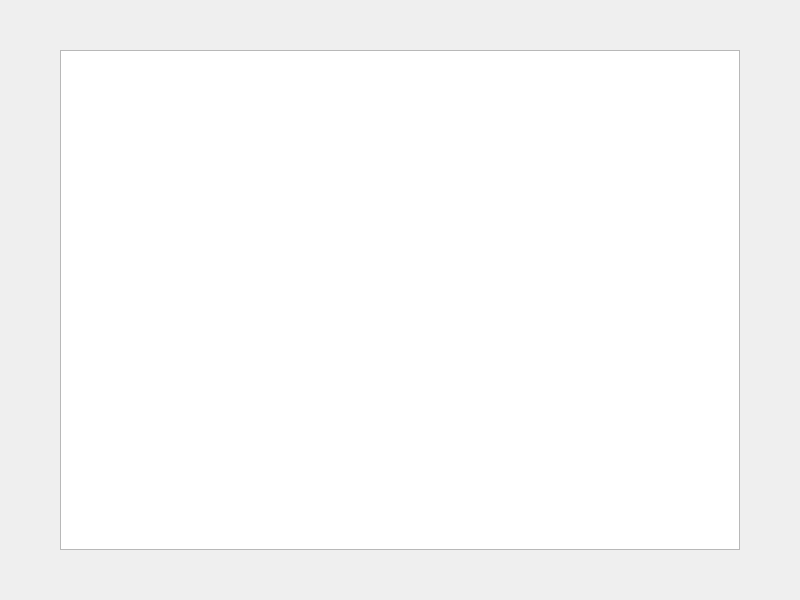
<?xml version="1.0" encoding="UTF-8"?>
<ui version="4.0">
 <class>Form</class>
 <widget class="QWidget" name="Form">
  <property name="geometry">
   <rect>
    <x>0</x>
    <y>0</y>
    <width>800</width>
    <height>600</height>
   </rect>
  </property>
  <property name="windowTitle">
   <string>Coffee</string>
  </property>
  <widget class="QTableWidget" name="tableWidget">
   <property name="geometry">
    <rect>
     <x>60</x>
     <y>50</y>
     <width>680</width>
     <height>500</height>
    </rect>
   </property>
  </widget>
 </widget>
 <resources/>
 <connections/>
</ui>
